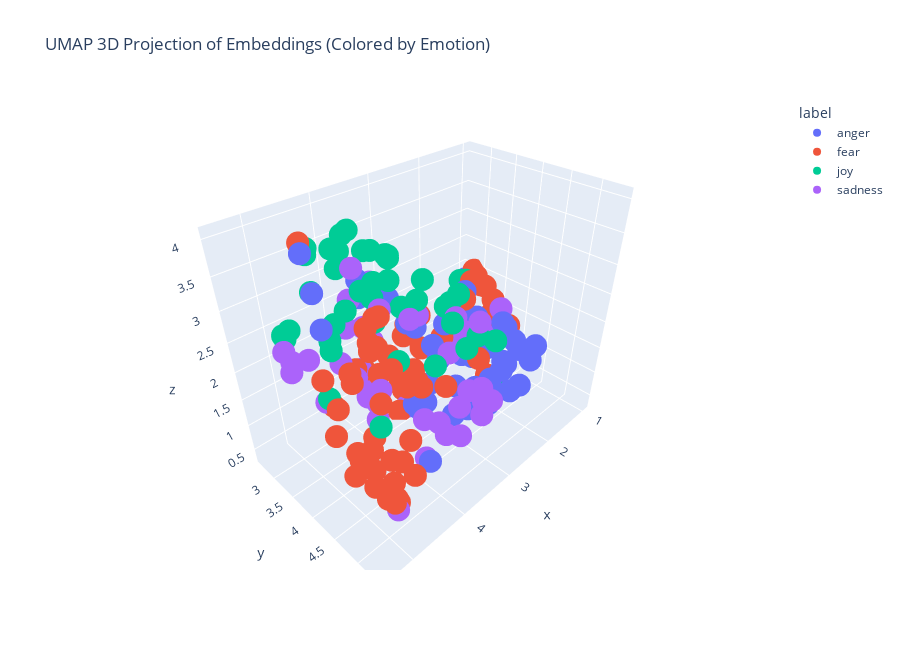

Write notebook code for a chart like this one.
### Markdown cell above
---
##### <a id='toc1_5_8_1_1_'></a>[**>>> Exercise 4 (Take home):**](#toc0_)

Apply UMAP to the same embeddings to reduce the dimensionality to 3D vectors and plot the 3D graph, discuss the differences and similarities with the 2D graph.

### Code cell
# Answer here
import umap
import plotly.express as px
import pandas as pd

# Use the embeddings generated previously
embeddings = X_embeddings   # (200, 3072)

# Apply UMAP to reduce to 3D
umap_3d = umap.UMAP(n_components=3, random_state=42)
embeddings_3d = umap_3d.fit_transform(embeddings)

# Use "emotion" as label (from df_plot)
label_col = "emotion"

# Prepare DataFrame for visualization
df_3d = pd.DataFrame({
    "x": embeddings_3d[:, 0],
    "y": embeddings_3d[:, 1],
    "z": embeddings_3d[:, 2],
    "label": df_plot[label_col]
})

# Plot interactive 3D scatter plot
fig = px.scatter_3d(
    df_3d,
    x="x",
    y="y",
    z="z",
    color="label",
    title="UMAP 3D Projection of Embeddings (Colored by Emotion)",
    width=900,
    height=650
)

fig.show()
